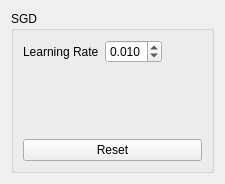
            <widget class="QWidget" name="page_Optimizer_SGD">
             <layout class="QVBoxLayout" name="verticalLayout_10">
              <item>
               <widget class="QGroupBox" name="grp_SGD">
                <property name="title">
                 <string>SGD</string>
                </property>
                <layout class="QVBoxLayout" name="verticalLayout_13">
                 <item>
                  <layout class="QHBoxLayout" name="horizontalLayout_20">
                   <item>
                    <layout class="QHBoxLayout" name="horizontalLayout_19">
                     <item>
                      <widget class="QLabel" name="lbl_SGD_Learning_Rate">
                       <property name="text">
                        <string>Learning Rate</string>
                       </property>
                      </widget>
                     </item>
                     <item>
                      <widget class="QDoubleSpinBox" name="dsBox_SGD_Learning_Rate">
                       <property name="decimals">
                        <number>3</number>
                       </property>
                       <property name="maximum">
                        <double>1.000000000000000</double>
                       </property>
                       <property name="singleStep">
                        <double>0.001000000000000</double>
                       </property>
                       <property name="value">
                        <double>0.010000000000000</double>
                       </property>
                      </widget>
                     </item>
                     <item>
                      <spacer name="horizontalSpacer">
                       <property name="orientation">
                        <enum>Qt::Horizontal</enum>
                       </property>
                       <property name="sizeHint" stdset="0">
                        <size>
                         <width>40</width>
                         <height>20</height>
                        </size>
                       </property>
                      </spacer>
                     </item>
                    </layout>
                   </item>
                  </layout>
                 </item>
                 <item>
                  <spacer name="verticalSpacer_2">
                   <property name="orientation">
                    <enum>Qt::Vertical</enum>
                   </property>
                   <property name="sizeHint" stdset="0">
                    <size>
                     <width>20</width>
                     <height>70</height>
                    </size>
                   </property>
                  </spacer>
                 </item>
                 <item>
                  <widget class="QPushButton" name="pBtn_SGD_Reset">
                   <property name="text">
                    <string>Reset</string>
                   </property>
                  </widget>
                 </item>
                </layout>
               </widget>
              </item>
             </layout>
            </widget>
